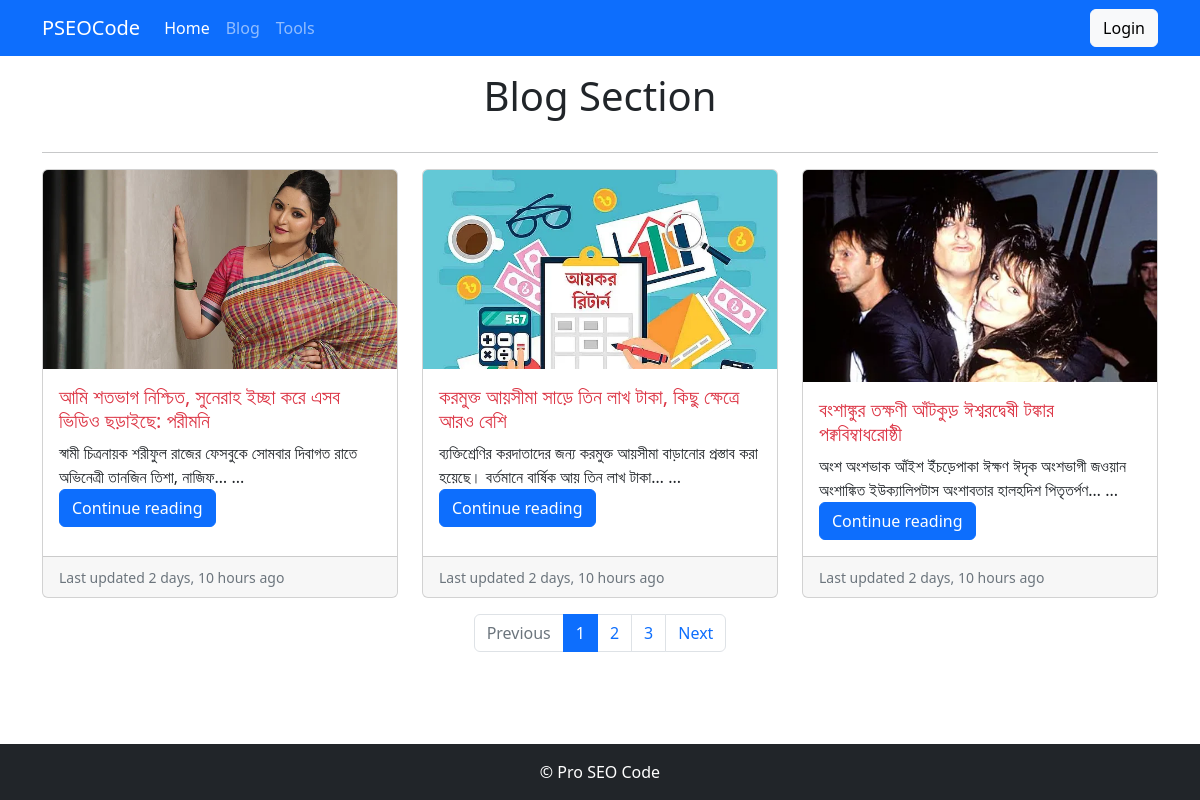
Screenshot of /blog/ with the database file from the repository.
### blog/models.py (models this page shows, shortened)
class BlogPost(models.Model):
    STATUS = [
        ('draft', 'Draft'),
        ('published', 'Publish')
    ]
    title = models.CharField(max_length = 200)
    featured = models.ImageField(upload_to='blogs/', blank=True, null=True)
    slug= models.SlugField(unique= True,blank=True, null= True)
    content = RichTextUploadingField()
    category = models.ForeignKey(Category, on_delete=models.CASCADE)
    created =models.DateTimeField( auto_now_add=True)
    updated = models.DateField( auto_now=True)
    view_counter = models.IntegerField(default=0)
    status = models.CharField(max_length = 10, choices = STATUS, default = 'draft')
    meta_title =models.CharField(max_length= 200, blank=True, null= True)
    meta_description = models.TextField(blank=True, null=True)
    class Meta:
        verbose_name_plural = 'All Posts'

### blog/views.py (the view)
# urls.py: path('blog/', views.Blog, name='blog'),
def Blog(request):
    queryset = BlogPost.objects.filter(status='published').order_by('-created')
    per_page = 3
    paginator = Paginator(queryset, per_page)
    page_number = request.GET.get('page')
    posts = paginator.get_page(page_number)
    template_name = 'Blog/blog.html'
    context = {'posts': posts}
    return render(request, template_name, context)

### templates/Blog/blog.html (shortened to what this page needs)
{% extends 'base.html'%}
{% block content %}
<div class="container">
    <h1 class="text-center py-3">Blog Section</h1>
    <hr>
    <div class="row row-cols-1 row-cols-md-3 g-4">
        {% for post in posts%}
        <div class="col">
            <div class="card h-100">
                <img src="{{post.featured.url}}" class="card-img-top" alt="...">
                <div class="card-body">
                    <h5 class="card-title"><a href="{% url 'single_post' post.slug %}"
                            class="text-decoration-none text-danger">{{post.title}}</a></h5>
                    <p class="card-text">{{post.content|truncatechars:100 | striptags}} ... <a class="text-decoration-none btn btn-primary" href="{% url 'single_post' post.slug %}">Continue reading </a></p>
                </div>
                <div class="card-footer">
                    <small class="text-muted">Last updated {{post.updated|timesince}} ago</small>
                </div>
            </div>
        </div>
        {% endfor %}
    </div>
</div>
    <nav aria-label="Page navigation example" class="my-3">
        <ul class="pagination justify-content-center">
            {% if posts.has_previous %}
            <li class="page-item">
                <a class="page-link" href="?page={{posts.previous_page_number}}">Previous</a>
            </li>
            {%else%}
            <li class="page-item disabled">
                <a class="page-link">Previous</a>
            </li>
            {% endif %}
            {% for i in posts.paginator.page_range %}
            {%if posts.number == i %}
            <li class="page-item active"><a class="page-link" href="?page={{i}}">{{i}}</a></li>
            {% else %}
            <li class="page-item "><a class="page-link" href="?page={{i}}">{{i}}</a></li>
            {% endif %}
            {% endfor %}
            {% if posts.has_next %}
            <li class="page-item">
                <a class="page-link" href="?page={{posts.next_page_number}}">Next</a>
            </li>
            {%else%}
            <li class="page-item disabled">
                <a class="page-link"">Next</a>
            </li>
            {% endif %}
        </ul>
    </nav>
{% endblock content %}

### templates/base.html (shortened to what this page needs)
<!doctype html>
<html lang="en">
    <head>
        <link href="https://cdn.jsdelivr.net/npm/bootstrap@5.2.3/dist/css/bootstrap.min.css" rel="stylesheet"
>
    </head>
    <body class="d-flex flex-column min-vh-100">
{% include 'navbar.html' %}
    {% block content %}
    {% endblock content %}
        <footer class="mt-auto pt-3">
            <div class="bg-dark text-white text-center py-3">
                &copy; Pro SEO Code
            </div>
        </footer>
    </body>
</html>

### templates/navbar.html (shortened to what this page needs)
<nav class="navbar navbar-expand-lg navbar-dark bg-primary">
    <div class="container">
        <a class="navbar-brand" href="{% url 'home' %}">PSEOCode</a>
        <div class="collapse navbar-collapse" id="navbarSupportedContent">
            <ul class="navbar-nav me-auto mb-2 mb-lg-0">
                <li class="nav-item">
                    <a class="nav-link active" aria-current="page" href="{% url 'home' %}">Home</a>
                </li>
                <li class="nav-item">
                    <a class="nav-link" href="{% url 'blog' %}">Blog</a>
                </li>
                <li class="nav-item">
                    <a class="nav-link" href="#">Tools</a>
                </li>
            </ul>
            <button class="d-flex btn btn-light" type="submit">Login</button>
        </div>
    </div>
</nav>

### rows the page displays
BlogPost: featured (picture), title "আমি শতভাগ নিশ্চিত, সুনেরাহ ইচ্ছা করে এসব ভিডিও ছড়াইছে: পরীমনি", content "স্বামী চিত্রনায়ক শরীফুল রাজের ফেসবুকে সোমবার দিবাগত রাতে অভিনেত্রী তানজিন তিশা, নাজিফ…", updated "2 days, 10 hours"
BlogPost: featured (picture), title "করমুক্ত আয়সীমা সাড়ে তিন লাখ টাকা, কিছু ক্ষেত্রে আরও বেশি", content "ব্যক্তিশ্রেণির করদাতাদের জন্য করমুক্ত আয়সীমা বাড়ানোর প্রস্তাব করা হয়েছে। বর্তমানে বার্ষিক আয় তিন লাখ টাকা…", updated "2 days, 10 hours"
BlogPost: featured (picture), title "বংশাঙ্কুর তক্ষণী আঁটকুড় ঈশ্বরদ্বেষী টঙ্কার পক্ববিম্বাধরোষ্ঠী", content "অংশ অংশভাক আঁইশ ইঁচড়েপাকা ঈক্ষণ ঈদৃক অংশভাগী জওয়ান অংশাঙ্কিত ইউক্যালিপটাস অংশাবতার হালহদিশ পিতৃতর্পণ…", updated "2 days, 10 hours"

### other values shown
{{ i }} "1"
{{ i }} "2" "3"
